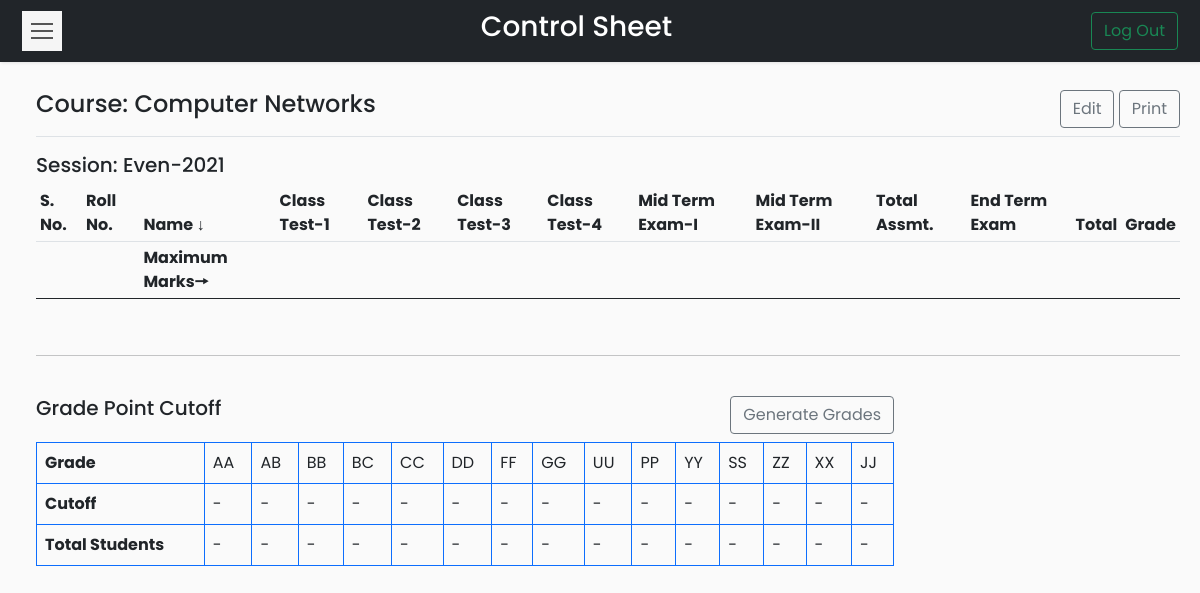
Before: /Codes/coursetable.php?course=CSL-255 (signed in) with the older database file.
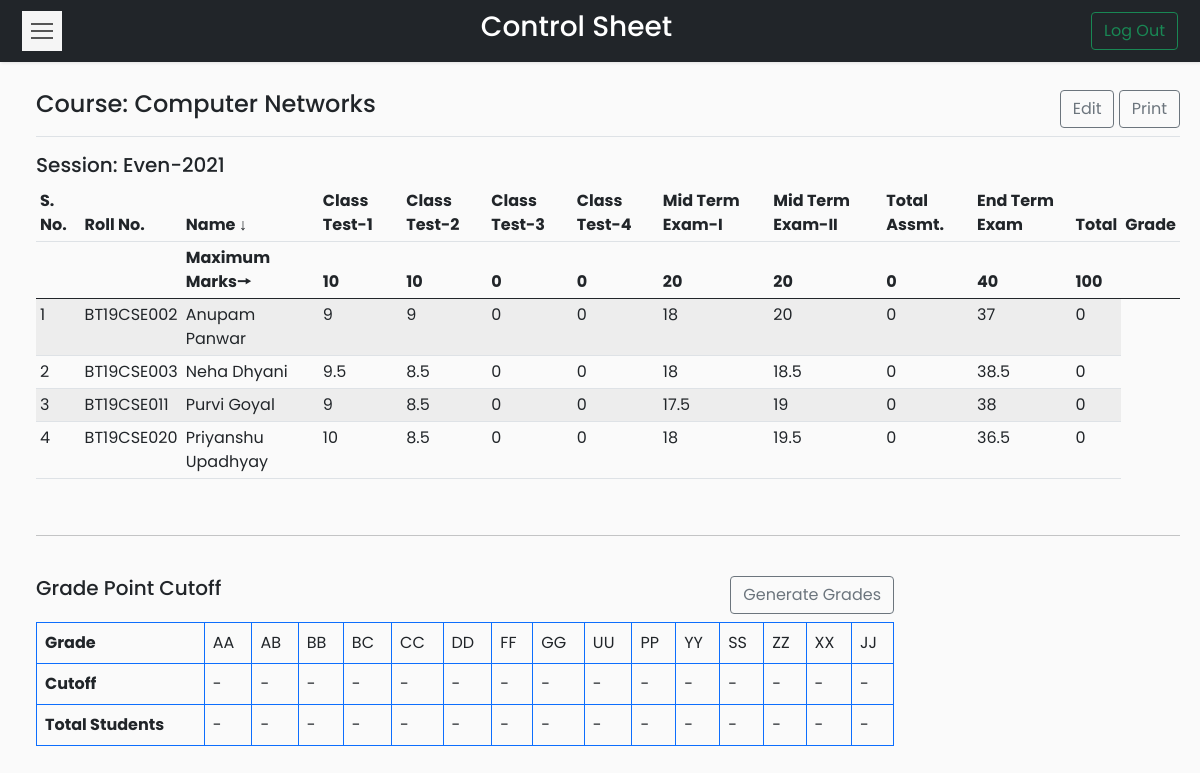
After: the same page with the newer database file.
### tables this page shows
CREATE TABLE `controlsheet` (
  `course_code` varchar(20) NOT NULL,
  `roll_no` varchar(20) NOT NULL,
  `name` varchar(50) NOT NULL,
  `class_test_1` float NOT NULL DEFAULT 0,
  `class_test_2` float NOT NULL DEFAULT 0,
  `class_test_3` float NOT NULL DEFAULT 0,
  `class_test_4` float NOT NULL DEFAULT 0,
  `mid_term_1` float NOT NULL DEFAULT 0,
  `mid_term_2` float NOT NULL DEFAULT 0,
  `total_assesment` float NOT NULL DEFAULT 0,
  `end_term` float NOT NULL DEFAULT 0,
  `total_marks` float NOT NULL DEFAULT 0,
  `grade` varchar(5) NOT NULL
);

### Codes/coursetable.php (the view, shortened to what the changed rows need)
<?php
if(isset($_SESSION['id']))
{
    ?>
<!DOCTYPE html>
<html>
<head>
    <link rel="stylesheet" href="css/bootstrap.min.css">
    <link rel="stylesheet" href="css/custom.css">
    <?php
    require_once __DIR__ . '\connection\connect.php';
    if (isset($_GET['course']))
    {
        $cd = $_GET['course'];
    }
    else
    {
        header('Location: dashboard.php?error=ERROR OCCURRED');
        exit();
    }
    ?>
</head>
<body>
    <nav class="navbar navbar-light bg-dark">
        <div class="container-fluid">
            <button type="button" id="sidebarCollapse" class="navbar-btn">
                <span></span>
                <span></span>
                <span></span>
            </button>
            <span class="text-white h3">Control Sheet</span>
            <form class="d-flex">
                <a href="logout.php">
                    <button class="btn btn-outline-success" type="button">Log Out</button>
                </a>
            </form>
        </div>
    </nav>
    <div class="wrapper">
        <div id="content">
        <?php
        $sql="SELECT course_name, semester FROM courses WHERE course_code='$cd'";
        $result = $conn->query($sql);
        $row=$result->fetch_assoc();
        $cn=$row['course_name'];
        ?>
            <main class="col-md-auto ms-sm-3 col-lg-auto px-md-auto" id="printableTable">
                <div class="d-flex justify-content-between flex-wrap flex-md-nowrap align-items-center pt-2 pb-2 mb-3 border-bottom btn-toolbar mb-3" role="toolbar" aria-label="Toolbar with button groups">
                    <h4 class="h4"><?php echo "Course: ".$cn ?></h4>
                    <div class="d-grid gap-2 d-md-block" role="group" aria-label="First group">
                        <a type="button" class="btn btn-outline-secondary" href="edit.php?course=<?php echo $cd ?>">Edit</a>
                        <a type="button" class="btn btn-outline-secondary" href="print.php?course=<?php echo $cd ?>">Print</a>
                    </div>
                </div>
                <h5>Session: <?php echo $row['semester']; ?></h5>
                <div class="table-responsive">
                    <table class="table table-striped table-sm">
                        <thead>
                            <tr>
                                <th>S. No.</th>
                                <th>Roll No.</th>
                                <th>Name ↓</th>
                                <th>Class Test-1</th>
                                <th>Class Test-2</th>
                                <th>Class Test-3</th>
                                <th>Class Test-4</th>
                                <th>Mid Term Exam-I</th>
                                <th>Mid Term Exam-II</th>
                                <th>Total Assmt.</th>
                                <th>End Term Exam</th>
                                <th>Total</th>
                                <th>Grade</th>
                            </tr>
                            <tr>
                                <th></th>
                                <th></th>
                                <?php
                                $sql="SELECT * FROM controlsheet WHERE course_code='$cd'";
                                $result = $conn->query($sql);
                                $row=$result->fetch_assoc();
                                ?>
                                <th>Maximum Marks🠖</th>
                                <th><?php echo $row['class_test_1']; ?></th>
                                <th><?php echo $row['class_test_2']; ?></th>
                                <th><?php echo $row['class_test_3']; ?></th>
                                <th><?php echo $row['class_test_4']; ?></th>
                                <th><?php echo $row['mid_term_1']; ?></th>
                                <th><?php echo $row['mid_term_2']; ?></th>
                                <th><?php echo $row['total_assesment']; ?></th>
                                <th><?php echo $row['end_term']; ?></th>
                                <th><?php echo $row['total_marks']; ?></th>
                                <th><?php echo $row['grade']; ?></th>
                            </tr>
                        </thead>
                        <tbody>
                        <?php
                        $i=1;
                        while($row=$result->fetch_assoc()){ ?>
                        <tr>
                        <td><?php echo $i++;?></td>
                        <td><?php echo $row['roll_no'];?></td>
                        <td><?php echo $row['name'];?></td>
                        <td><?php echo $row['class_test_1']; ?></td>
                        <td><?php echo $row['class_test_2']; ?></td>
                        <td><?php echo $row['class_test_3']; ?></td>
                        <td><?php echo $row['class_test_4']; ?></td>
                        <td><?php echo $row['mid_term_1']; ?></td>
                        <td><?php echo $row['mid_term_2']; ?></td>
                        <td><?php echo $row['total_assesment']; ?></td>
                        <td><?php echo $row['end_term']; ?></td>
                        <td><?php echo $row['total_marks']; ?></td>
                        </tr>
                        <?php } ?>
                        </tbody>
                    </table>
                </div>
                <br>
                <hr>
                <br>
                <div class="table-responsive grade" >
                <div class="sameline grades">
                <div class="text-start h5">Grade Point Cutoff</div>
                    <a class="btn btn-outline-secondary mb-2">Generate Grades</a>
                </div>
                <table class="table table-bordered border-primary grades">
                        <thead>
                        <tr>
                            <td><strong>Grade</strong></td>
                            <td>AA</td>
                            <td>AB</td>
                            <td>BB</td>
                            <td>BC</td>
                            <td>CC</td>
                            <td>DD</td>
                            <td>FF</td>
                            <td>GG</td>
                            <td>UU</td>
                            <td>PP</td>
                            <td>YY</td>
                            <td>SS</td>
                            <td>ZZ</td>
                            <td>XX</td>
                            <td>JJ</td>
                        </tr>
                        </thead>
                        <tbody>
                        <tr>
                            <td scope="row"><strong>Cutoff</strong></td>
                            <td scope="row">-</td>
                            <td scope="row">-</td>
                            <td scope="row">-</td>
                            <td scope="row">-</td>
                            <td scope="row">-</td>
                            <td scope="row">-</td>
                            <td scope="row">-</td>
                            <td scope="row">-</td>
                            <td scope="row">-</td>
                            <td scope="row">-</td>
                            <td scope="row">-</td>
                            <td scope="row">-</td>
                            <td scope="row">-</td>
                            <td scope="row">-</td>
                            <td scope="row">-</td>
                        </tr>
                        <tr>
                            <td><strong>Total Students</strong></td>
                            <td>-</td>
                            <td>-</td>
                            <td>-</td>
                            <td>-</td>
                            <td>-</td>
                            <td>-</td>
                            <td>-</td>
                            <td>-</td>
                            <td>-</td>
                            <td>-</td>
                            <td>-</td>
                            <td>-</td>
                            <td>-</td>
                            <td>-</td>
                            <td>-</td>
                        </tr>
                        </tbody>
                </table>
                </div>
            </main>
        </div>
    </div>
    <?php
}
else
{
    header('Location: index.php?error=INVALID REQUEST');
    exit();
}
?>
</body>
</html>

Changed rows visible on the page:
added controlsheet: class_test_1 "10", class_test_2 "10", class_test_3 "0", class_test_4 "0", mid_term_1 "20", mid_term_2 "20", total_assesment "0", end_term "40", total_marks "100"
added controlsheet: roll_no "BT19CSE002", name "Anupam Panwar", class_test_1 "9", class_test_2 "9", class_test_3 "0", class_test_4 "0", mid_term_1 "18", mid_term_2 "20", total_assesment "0", end_term "37", total_marks "0"
added controlsheet: roll_no "BT19CSE003", name "Neha Dhyani", class_test_1 "9.5", class_test_2 "8.5", class_test_3 "0", class_test_4 "0", mid_term_1 "18", mid_term_2 "18.5", total_assesment "0", end_term "38.5", total_marks "0"
added controlsheet: roll_no "BT19CSE011", name "Purvi Goyal", class_test_1 "9", class_test_2 "8.5", class_test_3 "0", class_test_4 "0", mid_term_1 "17.5", mid_term_2 "19", total_assesment "0", end_term "38", total_marks "0"
added controlsheet: roll_no "BT19CSE020", name "Priyanshu Upadhyay", class_test_1 "10", class_test_2 "8.5", class_test_3 "0", class_test_4 "0", mid_term_1 "18", mid_term_2 "19.5", total_assesment "0", end_term "36.5", total_marks "0"
